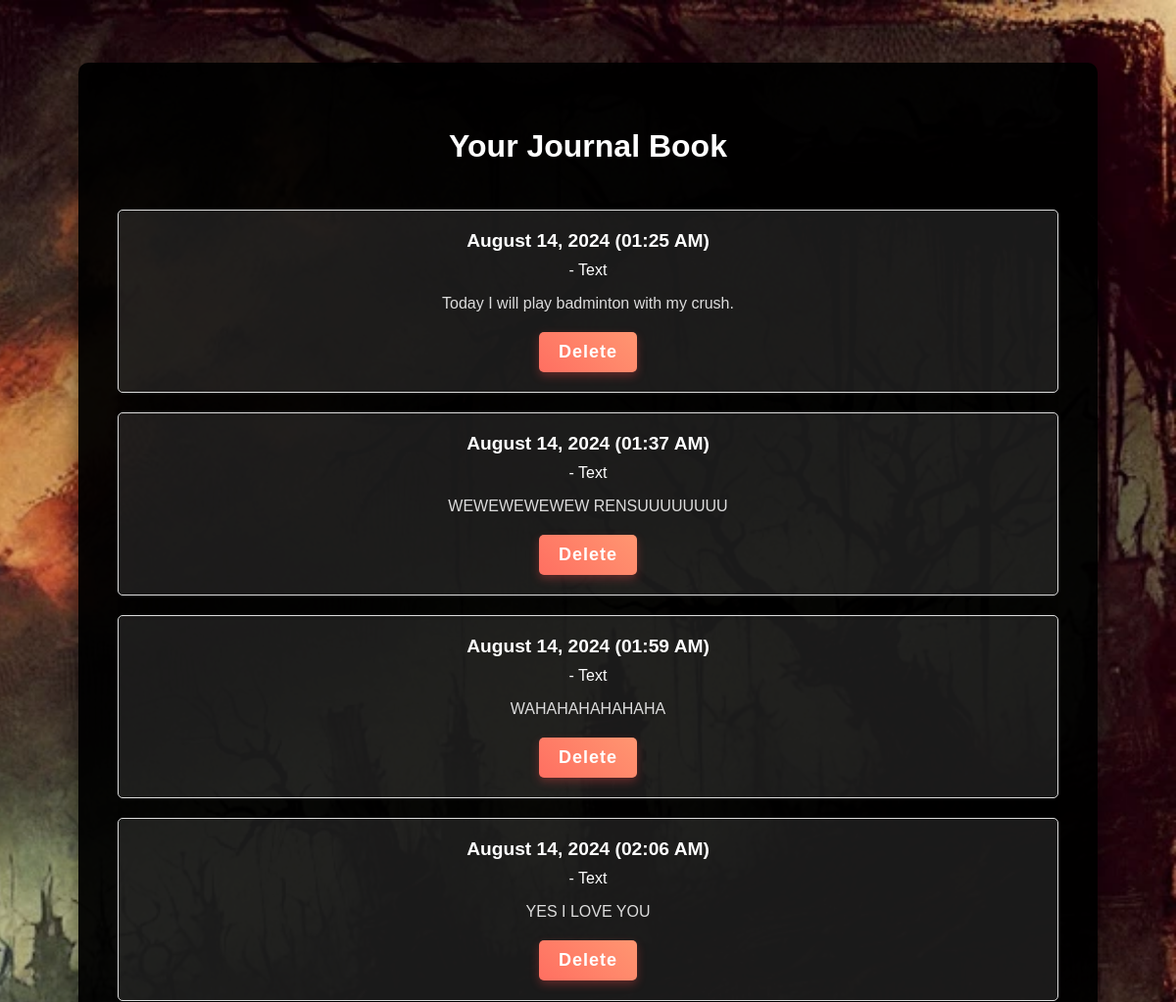
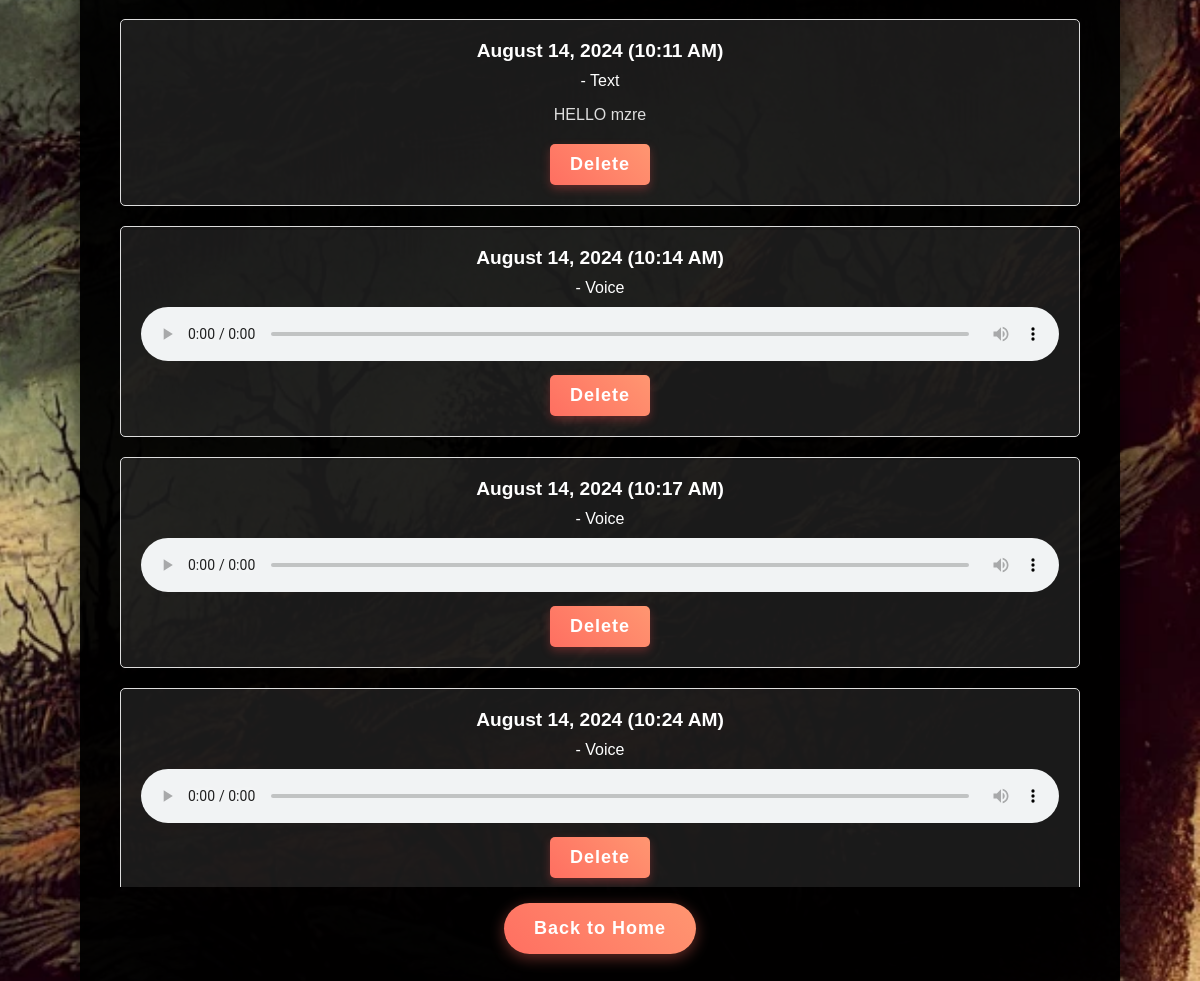
The app's page /journal/book (signed in) with its own data (2 pictures, top to bottom).
### tables this page shows
CREATE TABLE journal_entries (
    id INTEGER PRIMARY KEY AUTOINCREMENT,
    user_id INTEGER,
    entry_type TEXT,
    content TEXT,
    created_at TIMESTAMP DEFAULT CURRENT_TIMESTAMP,
    FOREIGN KEY(user_id) REFERENCES users(id)
);

### app.py (the view)
@app.route('/journal/book')
def journal_book():
    if 'user_id' not in session:
        flash('You need to login first', 'error')
        return redirect(url_for('login'))
    user_id = session['user_id']
    conn = get_db_connection()
    cursor = conn.cursor()
    cursor.execute("SELECT * FROM journal_entries WHERE user_id = ?", (user_id,))
    entries = cursor.fetchall()
    conn.close()
    formatted_entries = []
    for entry in entries:
        formatted_entry = dict(entry)
        formatted_entry['created_at'] = datetime.strptime(entry['created_at'], '%Y-%m-%d %H:%M:%S').strftime('%B %d, %Y (%I:%M %p)')
        formatted_entries.append(formatted_entry)
    return render_template('journal_book.html', entries=formatted_entries)

### app.py (called while the page is built)
def get_db_connection():
    conn = sqlite3.connect('wailingwell.db')
    conn.row_factory = sqlite3.Row  # To access columns by name
    return conn

### templates/journal_book.html (shortened to what this page needs)
<!DOCTYPE html>
<html lang="en">
<head>
    <link rel="stylesheet" href="/static/css/styles.css">
</head>
<body>
    <div class="container">
        <h2>Your Journal Book</h2>
        <ul class="journal-entries">
            {% for entry in entries %}
            <li>
                <strong>{{ entry.created_at }}</strong> - {{ entry.entry_type | capitalize }}
                {% if entry.entry_type == 'text' %}
                    <p>{{ entry.content }}</p>
                {% elif entry.entry_type == 'voice' %}
                    <audio controls>
                        <source src="{{ url_for('static', filename='uploads/' ~ entry.content) }}" type="audio/mpeg">
                    </audio>
                {% endif %}
                <form id="deleteForm-{{ entry.id }}" action="{{ url_for('delete_journal_entry', entry_id=entry['id']) }}" method="POST" style="margin-top: 10px;">
                    <button type="button" class="btn delete-btn" onclick="showModal({{ entry.id }})">Delete</button>
                </form>
            </li>
            {% endfor %}
        </ul>
        <a href="/home" class="btn">Back to Home</a>
    </div>
</body>
</html>

### static/css/styles.css (style rules this page uses)
body { margin: 0; padding: 0; font-family: 'Arial', sans-serif; background: #121212 url('/static/images/well.webp') no-repeat center center fixed; background-size: cover; color: #ffffff; height: 100vh; display: flex; justify-content: center; align-items: center; }
.container { text-align: center; background: rgba(0, 0, 0, 0.9); padding: 50px; border-radius: 10px; box-shadow: 0 15px 25px rgba(0, 0, 0, 0.5); position: relative; z-index: 1; }
.btn { background: linear-gradient(45deg, #ff6f61, #ff9671); border: none; padding: 15px 30px; margin: 10px; cursor: pointer; border-radius: 50px; color: #ffffff; font-size: 18px; text-decoration: none; transition: background 0.3s, transform 0.2s; box-shadow: 0 4px 15px rgba(255, 111, 97, 0.4); font-weight: bold; letter-spacing: 1px; }

### templates/journal_book.html (style rules this page uses)
body { margin: 0; padding: 0; font-family: 'Arial', sans-serif; color: #ffffff; height: 100vh; display: flex; justify-content: center; align-items: center; overflow: hidden; }
.container { background: rgba(0, 0, 0, 0.95); width: 80%; max-width: 1000px; padding: 40px; border-radius: 10px; box-shadow: 0 15px 25px rgba(0, 0, 0, 0.5); display: flex; flex-direction: column; justify-content: space-between; height: 90%; z-index: 1; }
h2 { text-align: center; margin-bottom: 30px; font-size: 2rem; color: #ffffff; }
.journal-entries { list-style: none; padding: 0; display: flex; flex-wrap: wrap; gap: 20px; overflow-y: auto; max-height: calc(100% - 80px); }
.journal-entries li { background: rgba(255, 255, 255, 0.1); border: 1px solid #ddd; border-radius: 5px; padding: 20px; flex: 1 1 calc(50% - 40px); margin: 0; box-shadow: 0 5px 15px rgba(0, 0, 0, 0.1); position: relative; }
.journal-entries li strong { display: block; font-size: 1.2rem; margin-bottom: 10px; color: #ffffff; }
.journal-entries li p { font-size: 1rem; color: #dddddd; margin-bottom: 20px; }
.journal-entries li audio { width: 100%; margin-top: 10px; }
.btn { display: block; margin: 0 auto; padding: 15px 30px; border-radius: 50px; border: none; background: linear-gradient(45deg, #ff6f61, #ff9671); color: #ffffff; font-size: 18px; font-weight: bold; cursor: pointer; transition: background 0.3s, transform 0.2s; box-shadow: 0 4px 15px rgba(255, 111, 97, 0.4); text-align: center; text-decoration: none; width: fit-content; }
.delete-btn { background-color: #ff4d4d; color: #ffffff; border: none; padding: 10px 20px; cursor: pointer; border-radius: 5px; font-weight: bold; box-shadow: 0 4px 10px rgba(255, 77, 77, 0.3); transition: background 0.3s, transform 0.2s; }

### records on screen
journal_entries: created_at "August 14, 2024 (01:25 AM)", entry_type "Text", content "Today I will play badminton with my crush."
journal_entries: created_at "August 14, 2024 (01:37 AM)", entry_type "Text", content "WEWEWEWEWEW RENSUUUUUUUU"
journal_entries: created_at "August 14, 2024 (01:59 AM)", entry_type "Text", content "WAHAHAHAHAHAHA"
journal_entries: created_at "August 14, 2024 (02:06 AM)", entry_type "Text", content "YES I LOVE YOU"
journal_entries: created_at "August 14, 2024 (10:11 AM)", entry_type "Text", content "HELLO mzre"
journal_entries: created_at "August 14, 2024 (10:14 AM)", entry_type "Voice"
journal_entries: created_at "August 14, 2024 (10:17 AM)", entry_type "Voice"
journal_entries: created_at "August 14, 2024 (10:24 AM)", entry_type "Voice"
